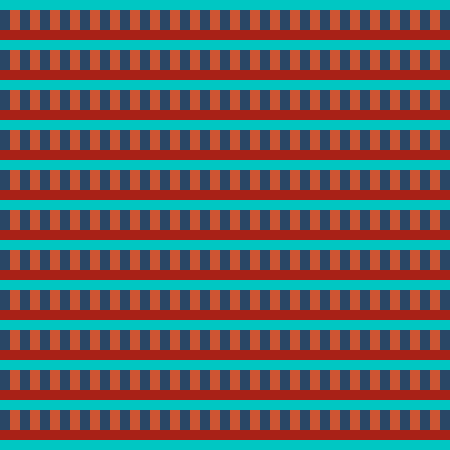
Frame 1 (no input)
Frame 60 (the mouse pressed at the canvas centre just before this capture): identical to frame 1, image omitted
Frame 120 (the mouse held since frame 60 and released just before this capture): identical to frame 1, image omitted

The Processing sketch that drew this single still picture (run headless with seeded random() and noise(); from frame 60 on, the mouse is pressed at the canvas centre):

// Processing sketch: processing_28729
// ── processing_28729.pde

//define global variables
int xPos = 0; //setup global variable for xposition starting at 0
int yPos = 0; //setup global variable for yposition starting at 0

//setup
void setup() {
  size(450, 450); //setup window size
  background(255, 255, 255); //setup background color
  smooth(); //smooth all vector graphics
}

//setup custom function
void drawTile(int xPos, int yPos, int w, int h) { //setup custom function with parameters for xposition, yposition, width and height
   noStroke(); //set no stroke
   fill(0, 199, 195); //set fill color for box 1
   rect(xPos, yPos, w, h); //set postition and size for box 1
   fill(41, 71, 102); //set fill color for box 2
   rect(xPos, yPos+h, h, w); //set position and size for box 2
   fill(206, 85, 51); //set fill color for box 3
   rect(xPos+h, yPos+h, h, w); //set position and size for box 3
   fill(168, 33, 23); //set fill color for box 4
   rect(xPos, yPos+w+h, w, h); //set position and size for box 4
}

//draw
void draw() {
   int w = 20; //setup local variable for width at 
   int h = w/2; //setup local variable for height at 1/2 width
   for(int cols = 0; cols < 24; cols++) { //start for loop with variable cols at 0, if less than 24, add 1
     for (int rows = 0; rows < 40; rows++) { //start for loop with variable rows at 0, if less than 40, add 1
       drawTile(20 * cols, 40 * rows, w, h); //call drawTile function with 20 times cols, 40 times rows, width and height
     }
   }
}
